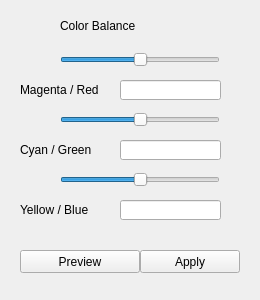
<?xml version="1.0" encoding="UTF-8"?>
<ui version="4.0">
 <class>ColorBalanceAdjustWidget</class>
 <widget class="QWidget" name="ColorBalanceAdjustWidget">
  <property name="geometry">
   <rect>
    <x>0</x>
    <y>0</y>
    <width>260</width>
    <height>300</height>
   </rect>
  </property>
  <property name="windowTitle">
   <string>Form</string>
  </property>
  <widget class="QPushButton" name="previewBtn">
   <property name="geometry">
    <rect>
     <x>20</x>
     <y>250</y>
     <width>120</width>
     <height>23</height>
    </rect>
   </property>
   <property name="text">
    <string>Preview</string>
   </property>
  </widget>
  <widget class="QSlider" name="redShiftSlider">
   <property name="geometry">
    <rect>
     <x>60</x>
     <y>50</y>
     <width>160</width>
     <height>19</height>
    </rect>
   </property>
   <property name="minimum">
    <number>-100</number>
   </property>
   <property name="maximum">
    <number>100</number>
   </property>
   <property name="orientation">
    <enum>Qt::Horizontal</enum>
   </property>
  </widget>
  <widget class="QLabel" name="label">
   <property name="geometry">
    <rect>
     <x>60</x>
     <y>10</y>
     <width>181</width>
     <height>31</height>
    </rect>
   </property>
   <property name="text">
    <string>Color Balance</string>
   </property>
  </widget>
  <widget class="QLabel" name="label_2">
   <property name="geometry">
    <rect>
     <x>20</x>
     <y>80</y>
     <width>81</width>
     <height>20</height>
    </rect>
   </property>
   <property name="text">
    <string>Magenta / Red</string>
   </property>
  </widget>
  <widget class="QLineEdit" name="redShiftEdit">
   <property name="geometry">
    <rect>
     <x>120</x>
     <y>80</y>
     <width>101</width>
     <height>20</height>
    </rect>
   </property>
   <property name="inputMethodHints">
    <set>Qt::ImhDigitsOnly</set>
   </property>
   <property name="text">
    <string/>
   </property>
  </widget>
  <widget class="QPushButton" name="applyBtn">
   <property name="geometry">
    <rect>
     <x>140</x>
     <y>250</y>
     <width>100</width>
     <height>23</height>
    </rect>
   </property>
   <property name="text">
    <string>Apply</string>
   </property>
  </widget>
  <widget class="QLineEdit" name="greenShiftEdit">
   <property name="geometry">
    <rect>
     <x>120</x>
     <y>140</y>
     <width>101</width>
     <height>20</height>
    </rect>
   </property>
   <property name="inputMethodHints">
    <set>Qt::ImhDigitsOnly</set>
   </property>
   <property name="text">
    <string/>
   </property>
  </widget>
  <widget class="QSlider" name="greenShiftSlider">
   <property name="geometry">
    <rect>
     <x>60</x>
     <y>110</y>
     <width>160</width>
     <height>19</height>
    </rect>
   </property>
   <property name="minimum">
    <number>-100</number>
   </property>
   <property name="maximum">
    <number>100</number>
   </property>
   <property name="orientation">
    <enum>Qt::Horizontal</enum>
   </property>
  </widget>
  <widget class="QLabel" name="label_3">
   <property name="geometry">
    <rect>
     <x>20</x>
     <y>140</y>
     <width>81</width>
     <height>20</height>
    </rect>
   </property>
   <property name="text">
    <string>Cyan / Green</string>
   </property>
  </widget>
  <widget class="QLineEdit" name="blueShiftEdit">
   <property name="geometry">
    <rect>
     <x>120</x>
     <y>200</y>
     <width>101</width>
     <height>20</height>
    </rect>
   </property>
   <property name="inputMethodHints">
    <set>Qt::ImhDigitsOnly</set>
   </property>
   <property name="text">
    <string/>
   </property>
  </widget>
  <widget class="QSlider" name="blueShiftSlider">
   <property name="geometry">
    <rect>
     <x>60</x>
     <y>170</y>
     <width>160</width>
     <height>19</height>
    </rect>
   </property>
   <property name="minimum">
    <number>-100</number>
   </property>
   <property name="maximum">
    <number>100</number>
   </property>
   <property name="orientation">
    <enum>Qt::Horizontal</enum>
   </property>
  </widget>
  <widget class="QLabel" name="label_4">
   <property name="geometry">
    <rect>
     <x>20</x>
     <y>200</y>
     <width>81</width>
     <height>20</height>
    </rect>
   </property>
   <property name="text">
    <string>Yellow / Blue</string>
   </property>
  </widget>
 </widget>
 <resources/>
 <connections/>
</ui>
